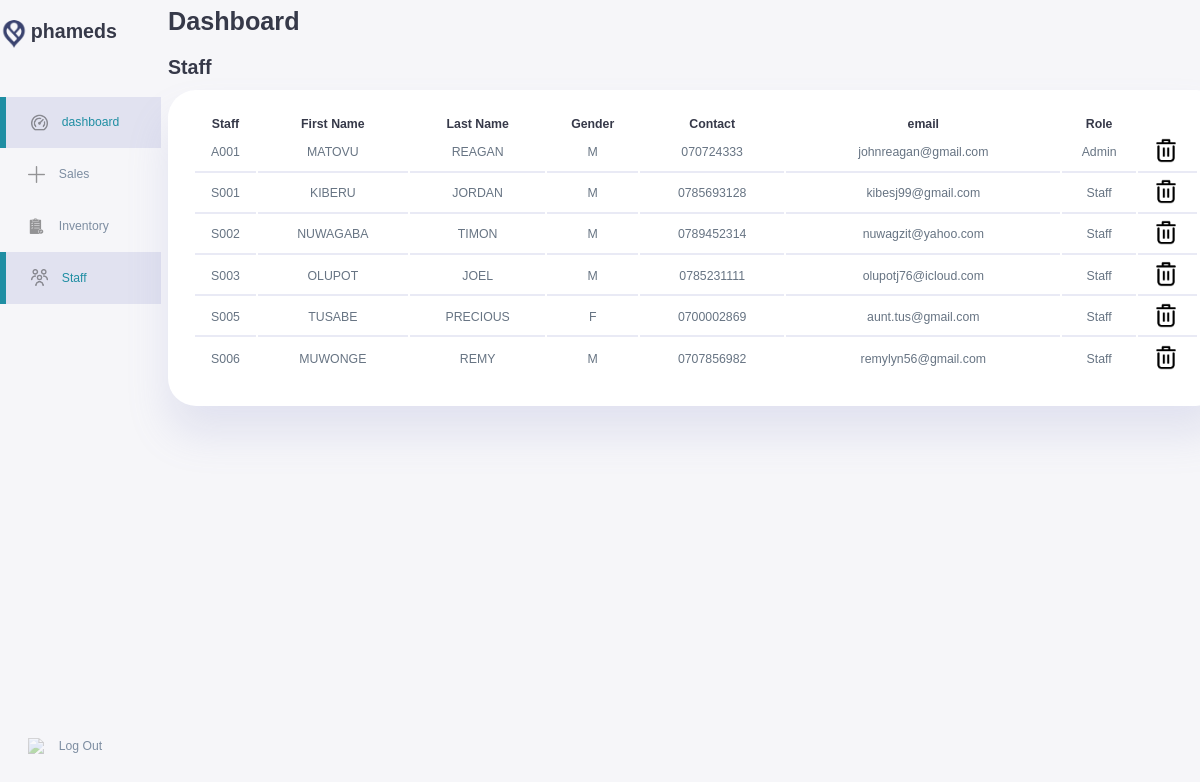
Page /staff.php on the committed database.
### tables this page shows
CREATE TABLE IF NOT EXISTS `staff` (
  `id` varchar(6) NOT NULL,
  `first_name` varchar(20) NOT NULL,
  `last_name` varchar(20) NOT NULL,
  `gender` varchar(20) NOT NULL,
  `email` varchar(20) NOT NULL,
  `contact` varchar(15) NOT NULL,
  `role` varchar(15) NOT NULL,
  PRIMARY KEY (`id`)
);

### staff.php (the view, shortened to what this page needs)
<?php
require_once('config/db.php');
$query = "select * from staff";
$result = mysqli_query($conn,$query);
?>
<!DOCTYPE html>
<html>
  <head>
    <link rel="stylesheet" href="dashboard.css">
  </head>
  <body>
    <div class="container">
      <div class="sidebar">
        <div class="top">
          <div class="logo">
            <img src="./icons/drupal.png">
            <h2>phameds</h2>
          </div>
        </div>
        <a href="#" class="active">
          <img src="icons/dashboard (1).png">
          <h3>dashboard</h3>
        </a>
        <a href="./Sales.php" class="sales" onclick="selected1();">
          <img src="icons/plus.png">
          <h3>Sales</h3>
        </a>
        <a href="./Inventory.php" class="inventory" onclick="selected();">
          <img src="icons/inventory.png">
          <h3>Inventory</h3>
        </a>
        <a href="#" class="staff active">
          <img src="icons/staff icon.png">
          <h3>Staff</h3>
        </a>
        <a href="./Logout.php">
          <img src="icons/enter.png">
          <h3>Log Out</h3>
        </a>
      </div>
      <main>
        <div class="main-top">
          <div>
            <h1>Dashboard</h1>
          </div>
        </div>
        <div class="table" style="margin-top: 4rem;">
          <h2>Staff</h2>
          <table>
            <thead>
              <tr>
                <th>Staff</th>
                <th>First Name</th>
                <th>Last Name</th>
                <th>Gender</th>
                <th>Contact</th>
                <th>email</th>
                <th>Role</th>
              </tr>
            </thead>
            <tbody>
              <tr>
                  <?php
                  while($row = mysqli_fetch_assoc($result))
                  {
                  ?>
                  <td><?php echo $row['id'];?></td>
                  <td><?php echo $row['first_name'];?></td>
                  <td><?php echo $row['last_name'];?></td>
                  <td><?php echo $row['gender'];?></td>
                  <td><?php echo $row['contact'];?></td>
                  <td><?php echo $row['email'];?></td>
                  <td><?php echo $row['role'];?></td>
                  <td>
                        <form action="" method="post">
                            <button type="submit" name="delete"><img src="icons/delete.png"></button>
                        </form>
                    </td>
                            </tr>
                        <?php
                            }
                        ?>
            </tbody>
          </table>
        </div>
      </main>
    </div>
  </body>
</html>

### dashboard.css (style rules this page uses)
:root { --color-primary: #1f8ea3; --color-secondary: #284184; --color-tertiary: #00eaff; --color-warning: #020438; --color-white: #fff; --color-info-dark: #7d8da1; --color-info-light: #dce1eb; --color-dark: #363949; --color-light:rgba(132,139,200,0.18); --color-primary-variant:#111e88; --color-dark-variant:#677483; --color-background:#f6f6f9; --card-border-radius: 2rem; --border-radius: 0.4rem; --border-radius-1: 0.8rem; --border-radius-2: 1.2rem; --card-padding: 1.8rem; --padding-1: 1.2rem; --box-shadow: 0 2rem 3rem var(--color-light); }
* { margin: 0; padding: 0; outline: 0; appearance: none; border: 0; text-decoration: none; list-style: none; box-sizing: border-box; }
html { font-size: 14px; }
body { width: 100vw; height: 100vh; font-family: sans-serif; font-size: 0.88rem; background: var(--color-background); user-select: none; overflow-x: hidden; color: var(--color-dark); }
.container { display: grid; width: 96%; grid-template-columns: 14rem auto ; gap: 1.8rem; }
a { color: var(--color-dark); }
img { display: block; width: 100%; }
h1 { font-weight: 800; font-size: 1.8rem; }
h2 { font-size: 1.4rem; }
h3 { font-size: 0.87rem; }
.sidebar { height: 100vh; display: flex; flex-direction: column; position: fixed; width: 11.5rem; }
.sidebar h3 { font-weight: 500; }
.sidebar a { display: flex; color: var(--color-info-dark); margin-left: 2rem; gap: 1rem; align-items: center; position: relative; height: 3.7rem; transition: all 300ms ease; }
a img { width: 1.2rem; opacity: 40%; transition: 0.5s; }
.sidebar a:last-child { position: absolute; bottom: 2rem; width: 100%; }
.top { display: flex; align-items: center; justify-content: space-between; margin-top: 1.4rem; margin-bottom: 3.5rem; }
.logo { display: flex; gap: 0.2rem; }
.logo img { width: 2rem; height: 2rem; border-radius: 50%; outline: none; border: 0; }
.sidebar a.active { background-color: var(--color-light); color: var(--color-primary); margin-left: 0; }
.sidebar a.active:before { content: ''; width: 6px; height: 100%; background: var(--color-primary); }
.sidebar a.active img { color: var(--color-primary); margin-left: calc(1rem - 3px); }
main { left: 12rem; position: absolute; width: 88%; }
main .main-top { display: flex; justify-content: space-between; align-items: center; position: fixed; width: 96rem; background: var(--color-background); }
main div img { width: 3rem; height: 3rem; border-radius: 50%; }
main .table { margin-top: 2rem; }
main .table h2 { margin-bottom: 0.8rem; }
main .table table { background: var(--color-white); width: 100%; border-radius: var(--card-border-radius); padding: var(--card-padding); text-align: center; box-shadow: var(--box-shadow); transition: all 300ms ease; }
main table tbody td { height: 2.8rem; border-bottom: 2px solid var(--color-light); color: var(--color-dark-variant); }
main table tbody tr:last-child td { border: none; }
main table tr td button { width: 2rem; height: 2.2rem; background: var(--color-white); background-position: center; border-radius:var(--border-radius-1); transition: all 300ms ease; cursor: pointer; }
main table tr td button img { width: 1.8rem; height: 1.8rem; background: transparent; border-radius: 0.3rem; }

### rows in the picture
staff: id "A001", first_name "MATOVU", last_name "REAGAN", gender "M", contact "070724333", email "johnreagan@gmail.com", role "Admin"
staff: id "S001", first_name "KIBERU", last_name "JORDAN", gender "M", contact "0785693128", email "kibesj99@gmail.com", role "Staff"
staff: id "S002", first_name "NUWAGABA", last_name "TIMON", gender "M", contact "0789452314", email "nuwagzit@yahoo.com", role "Staff"
staff: id "S003", first_name "OLUPOT", last_name "JOEL", gender "M", contact "0785231111", email "olupotj76@icloud.com", role "Staff"
staff: id "S005", first_name "TUSABE", last_name "PRECIOUS", gender "F", contact "0700002869", email "aunt.tus@gmail.com", role "Staff"
staff: id "S006", first_name "MUWONGE", last_name "REMY", gender "M", contact "0707856982", email "remylyn56@gmail.com", role "Staff"
